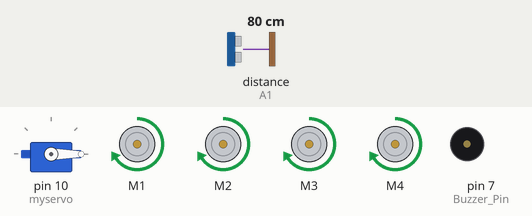
Bench run of a sketch on a simulated Arduino Uno, built with avr-gcc and run on an emulated ATmega328P. On the bench: servo, 4 × DC motor (green arrow = forward, orange = backward, longer = faster), buzzer (waves = sounding, pin HIGH). The test bench sets the inputs (shaded band); at power-on: distance to the obstacle (sensor on A1) 80 cm. The echo pulse lasts 58.3 µs per cm.

Above: at 3.8 s.
3.9 s: distance to the obstacle (sensor on A1) set to 29 cm
5.4 s: distance to the obstacle (sensor on A1) set to 24 cm
At 6.7 s:
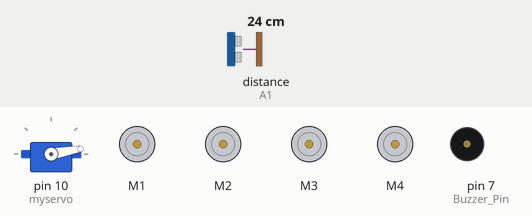
At 8.2 s:
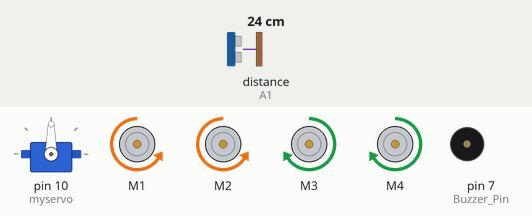
8.4 s: distance to the obstacle (sensor on A1) set to 35 cm
11.4 s: distance to the obstacle (sensor on A1) set to 2 cm
At 14.0 s:
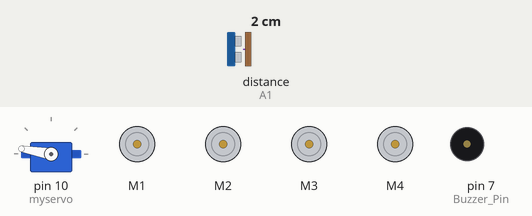
Timing chart, 0 to 15.4 s (numbered marks = the images above; inputs shaded):
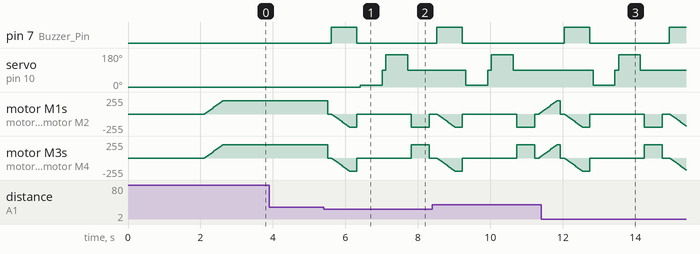

Measured:
- the behaviour switches between 26 and 25 cm on distance to the obstacle (sensor on A1) (found by bisection; images 0 and 1)
- after the input at 3.9 s, every drawn part: stays the same
- after the input at 5.4 s, pin 7 (Buzzer_Pin): LOW → HIGH after 0.21 s, → LOW 0.70 s later; servo on pin 10 (myservo): 0° → 10° after 1.0 s, → 90° 0.60 s later, → 170° 0.10 s later, → 90° 0.60 s later; motor M1, motor M2: ramps from stopped to backward 198/255 and jumps back, once every 2.0 s
- after the input at 11.4 s, pin 7 (Buzzer_Pin): LOW → HIGH after 0.64 s, → LOW 0.70 s later, → HIGH 2.2 s later; servo on pin 10 (myservo): 90° → 10° after 1.4 s, → 90° 0.60 s later, → 170° 0.10 s later, → 90° 0.60 s later

The sketch:

Arduino.ino.ino
```cpp
#include <AFMotor.h>     // Library for motor shield
#include <Servo.h>       // Library for servo motor
#include <NewPing.h>     // Library for ultrasonic sensor

const int Trig_Pin = A0;
const int Echo_Pin = A1;
const int Buzzer_Pin = 7; // Pin connected to the buzzer
const int Max_Speed = 200;
const int Max_Dist = 250;

NewPing ultra_sonic(Trig_Pin, Echo_Pin, Max_Dist);

AF_DCMotor motor1(1, MOTOR12_1KHZ);
AF_DCMotor motor2(2, MOTOR12_1KHZ);
AF_DCMotor motor3(3, MOTOR34_1KHZ);
AF_DCMotor motor4(4, MOTOR34_1KHZ);

Servo myservo;

int distance = 250;
int speedSet = 0;
boolean goesForward = false;

void setup() {
    myservo.attach(10);
    pinMode(Buzzer_Pin, OUTPUT);  // Set buzzer pin as output
    digitalWrite(Buzzer_Pin, LOW); // Ensure buzzer is off initially
    myservo.write(0);
    delay(2000);
    distance = readDistance();
    delay(100);
    moveForward();
}

void loop() {
    int dist_R = 0;
    int dist_L = 0;
    delay(100);

    if (distance <= 25) {
        moveStop();
        delay(100);

        moveBackward(); // Activates buzzer when reversing
        delay(200);

        moveStop();
        delay(100);

        dist_R = right_Distance();
        delay(100);
        dist_L = left_Distance();
        delay(100);

        if (dist_R <= dist_L) {
            turnLeft();
            moveStop();
        } else {
            turnRight();
            moveStop();
        }
    } else {
        moveForward();
    }
    distance = readDistance();
}

int left_Distance() {
    myservo.write(170);
    delay(500);
    int dist = readDistance();
    delay(100);
    myservo.write(90);
    return dist;
    delay(100);
}

int right_Distance() {
    myservo.write(10);
    delay(500);
    int dist = readDistance();
    delay(100);
    myservo.write(90);
    return dist;
    delay(100);
}

int readDistance() {
    int cm = ultra_sonic.ping_cm();
    if (cm <= 0) { // Handle negative values from the sensor
        cm = 250;
    }
    return cm;
}

void moveStop() {
    digitalWrite(Buzzer_Pin, LOW); // Turn off buzzer
    motor1.run(RELEASE);
    motor2.run(RELEASE);
    motor3.run(RELEASE);
    motor4.run(RELEASE);
}

void moveForward() {
    digitalWrite(Buzzer_Pin, LOW); // Ensure buzzer is off
    if (!goesForward) {
        goesForward = true;
        motor1.run(FORWARD);
        motor2.run(FORWARD);
        motor3.run(FORWARD);
        motor4.run(FORWARD);
        for (speedSet = 0; speedSet < Max_Speed; speedSet += 2) {
            motor1.setSpeed(speedSet);
            motor2.setSpeed(speedSet);
            motor3.setSpeed(speedSet);
            motor4.setSpeed(speedSet);
            delay(5);
        }
    }
}

void moveBackward() {
    goesForward = false;
    digitalWrite(Buzzer_Pin, HIGH); // Turn on buzzer when reversing
    motor1.run(BACKWARD);
    motor2.run(BACKWARD);
    motor3.run(BACKWARD);
    motor4.run(BACKWARD);
    for (speedSet = 0; speedSet < Max_Speed; speedSet += 2) {
        motor1.setSpeed(speedSet);
        motor2.setSpeed(speedSet);
        motor3.setSpeed(speedSet);
        motor4.setSpeed(speedSet);
        delay(5);
    }
}

void turnRight() {
    digitalWrite(Buzzer_Pin, LOW); // Ensure buzzer is off
    motor1.run(FORWARD);
    motor2.run(FORWARD);
    motor3.run(BACKWARD);
    motor4.run(BACKWARD);
    delay(500);
    motor1.run(FORWARD);
    motor2.run(FORWARD);
    motor3.run(FORWARD);
    motor4.run(FORWARD);
}

void turnLeft() {
    digitalWrite(Buzzer_Pin, LOW); // Ensure buzzer is off
    motor1.run(BACKWARD);
    motor2.run(BACKWARD);
    motor3.run(FORWARD);
    motor4.run(FORWARD);
    delay(500);
    motor1.run(FORWARD);
    motor2.run(FORWARD);
    motor3.run(FORWARD);
    motor4.run(FORWARD);
}
```
